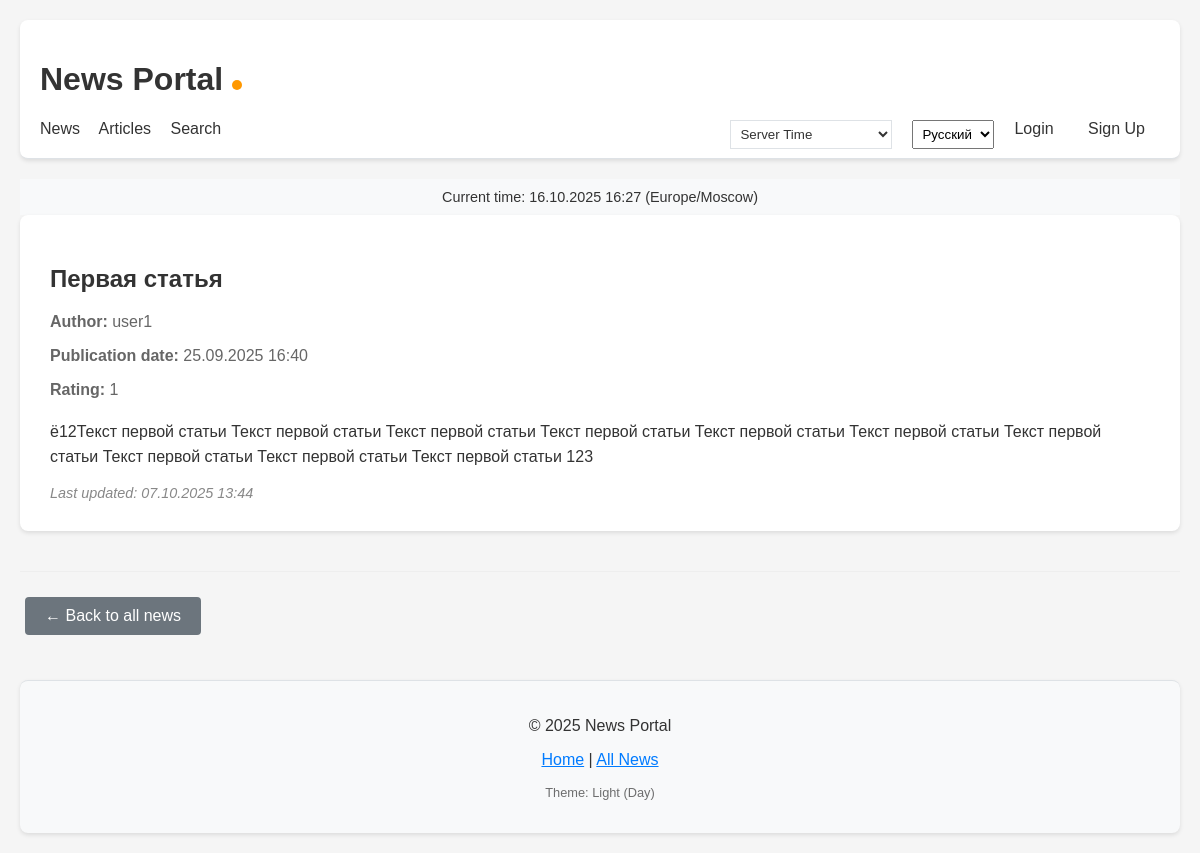
The page /news/news/4/ on the database as committed earlier.
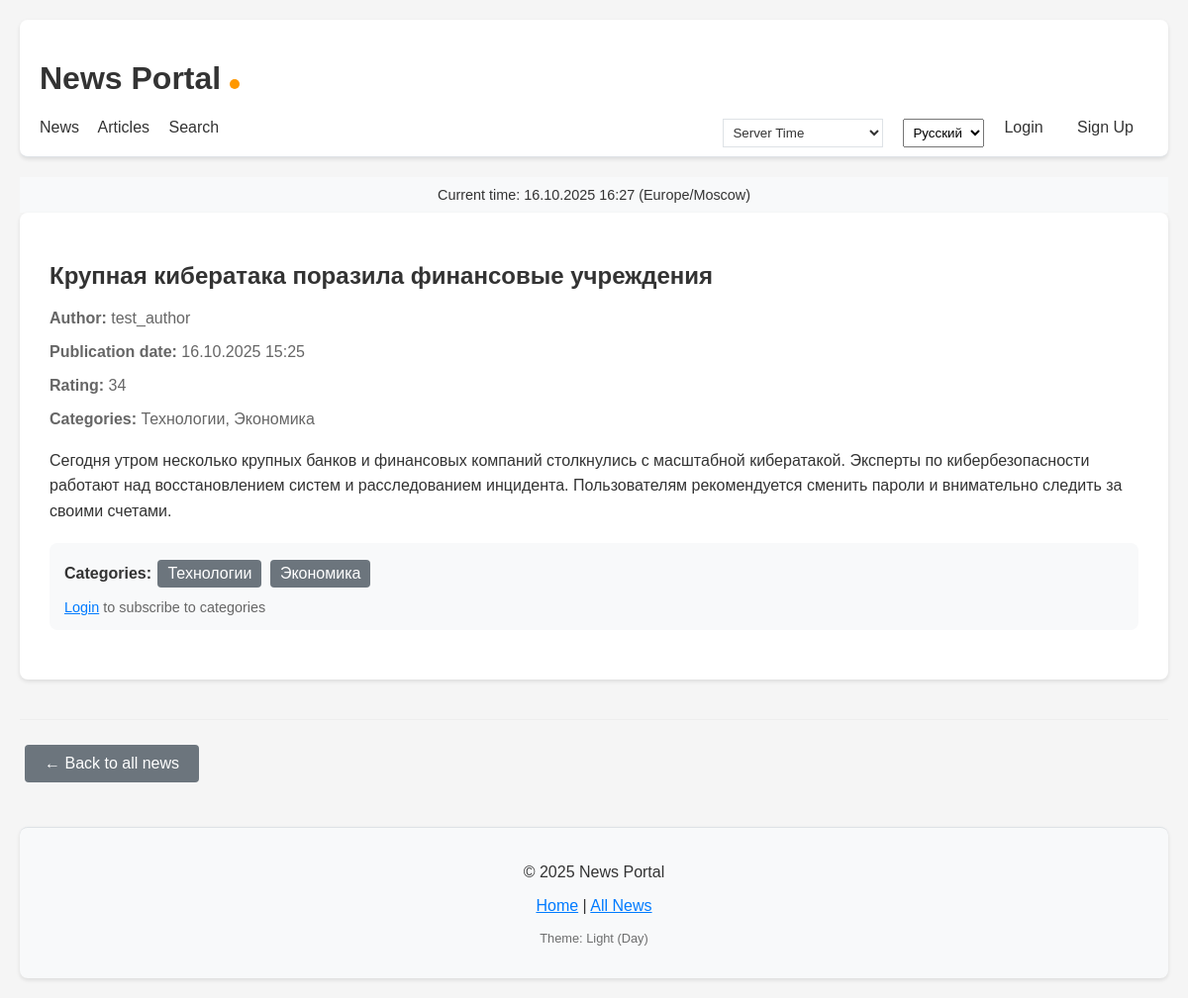
The same page on the database as committed later.
### news/models.py (models this page shows, shortened)
class Post(models.Model):
    ARTICLE = 'AR'
    NEWS = 'NW'
    POST_TYPES = [
        (ARTICLE, _('Article')),
        (NEWS, _('News')),
    ]
    author = models.ForeignKey(
        Author,
        on_delete=models.CASCADE,
        verbose_name=_('Author')
    )
    post_type = models.CharField(
        max_length=2,
        choices=POST_TYPES,
        verbose_name=_('Post type')
    )
    created_at = models.DateTimeField(
        auto_now_add=True,
        verbose_name=_('Created at')
    )
    updated_at = models.DateTimeField(
        auto_now=True,
        verbose_name=_('Updated at')
    )
    categories = models.ManyToManyField(
        Category,
        through='PostCategory',
        verbose_name=_('Categories'),
        blank=True  # Добавляем blank=True
    )
    title = models.CharField(
        max_length=200,
        verbose_name=_('Title')
    )
    content = models.TextField(verbose_name=_('Content'))
    rating = models.IntegerField(
        default=0,
        verbose_name=_('Rating')
    )
    is_published = models.BooleanField(
        default=True,
        verbose_name=_('Is published')
    )
    class Meta:
        verbose_name = _('Post')
        verbose_name_plural = _('Posts')
        ordering = ['-created_at']

class Author(models.Model):
    user = models.OneToOneField(User, on_delete=models.CASCADE, verbose_name=_('User'))
    rating = models.IntegerField(default=0, verbose_name=_('Rating'))
    class Meta:
        verbose_name = _('Author')
        verbose_name_plural = _('Authors')

class Category(models.Model):
    name = models.CharField(max_length=100, unique=True, verbose_name=_('Name'))
    subscribers = models.ManyToManyField(
        User,
        through='Subscription',
        related_name='subscribed_categories',
        blank=True,
        verbose_name=_('Subscribers')
    )
    class Meta:
        verbose_name = _('Category')
        verbose_name_plural = _('Categories')

### news/views.py (the view)
# urls.py: path('news/<int:pk>/', views.NewsDetail.as_view(), name='news_detail'),
class NewsDetail(DetailView):
    model = Post
    template_name = 'news/news_detail.html'
    context_object_name = 'news'
    def get_context_data(self, **kwargs):
        context = super().get_context_data(**kwargs)
        context['current_time'] = timezone.now()
        context['timezones'] = COMMON_TIMEZONES
        return context

### news/context_processors.py (called while the page is built)
def timezone_context(request):
    return {
        'current_time': timezone.now(),
        'timezones': pytz.common_timezones,
    }

def user_groups(request):
    return {
        'is_author': request.user.groups.filter(name='authors').exists() if request.user.is_authenticated else False
    }

### templates/news/news_detail.html (shortened to what this page needs)
{% extends 'default.html' %}
{% load censor_filters %}
{% load i18n %}
{% block content %}
<div style="max-width: 1200px; margin: 0 auto;">
    <article class="news-detail">
        <h1>{{ news.title|censor }}</h1>
        <div class="news-meta" style="color: #666; margin-bottom: 20px;">
            <p><strong>{% trans "Author:" %}</strong>
                {% if news.author and news.author.user %}
                    {{ news.author.user.username }}
                {% else %}
                    {% trans "Unknown" %}
                {% endif %}
            </p>
            <p><strong>{% trans "Publication date:" %}</strong> {{ news.created_at|date:"d.m.Y H:i" }}</p>
            <p><strong>{% trans "Rating:" %}</strong> {{ news.rating }}</p>
            {% if news.categories.all %}
            <p><strong>{% trans "Categories:" %}</strong>
                {% for category in news.categories.all %}
                    {{ category.name }}{% if not forloop.last %}, {% endif %}
                {% endfor %}
            </p>
            {% endif %}
        </div>
        <div class="news-content" style="line-height: 1.6; font-size: 16px;">
            {{ news.content|linebreaks|censor }}
        </div>
        {% if news.categories.all %}
        <div class="categories" style="margin: 20px 0; padding: 15px; background: #f8f9fa; border-radius: 8px;">
            <strong>{% trans "Categories:" %}</strong>
            {% for category in news.categories.all %}
            <span class="badge" style="background: #6c757d; color: white; padding: 5px 10px; border-radius: 4px; margin: 2px; display: inline-block;">
                {{ category.name }}
            </span>
            {% endfor %}
            {% if not user.is_authenticated %}
            <div style="margin-top: 10px; font-size: 0.9em; color: #666;">
                <a href="{% url 'account_login' %}">{% trans "Login" %}</a> {% trans "to subscribe to categories" %}
            </div>
            {% endif %}
        </div>
        {% endif %}
        {% if news.updated_at != news.created_at %}
        <div style="color: #888; font-size: 0.9em; margin-top: 15px;">
            <em>{% trans "Last updated:" %} {{ news.updated_at|date:"d.m.Y H:i" }}</em>
        </div>
        {% endif %}
    </article>
    <div class="navigation" style="margin-top: 40px; padding-top: 20px; border-top: 1px solid #eee;">
        <a href="{% url 'news_list' %}" class="btn btn-secondary">
            ← {% trans "Back to all news" %}
        </a>
    </div>
</div>
{% endblock %}

Rows that differ between the two databases and show on the page:
changed Post: title|censor "Первая статья" → "Крупная кибератака поразила финансовые учреждения"; author.user.username "user1" → "test_author"; created_at "25.09.2025 16:40" → "16.10.2025 15:25"; rating "1" → "34"; content|censor "ё12Текст первой статьи Текст первой статьи Текст первой статьи Текст первой статьи Текст первой статьи Текст первой статьи Текст первой статьи Текст первой статьи Текст первой статьи Текст первой статьи 123" → "Сегодня утром несколько крупных банков и финансовых компаний столкнулись с масштабной кибератакой. Эксперты по кибербезопасности работают над восстановлением систем и расследованием инцидента. Пользователям рекомендуется сменить пароли и внимательно следить за своими счетами."; updated_at "07.10.2025 13:44" → (not shown)
added Category: name "Технологии"
added Category: name "Экономика"
Other text that changed with them:
text no longer shown: "Last updated:"
text now shown: "Categories: Categories: Login to subscribe to categories"
